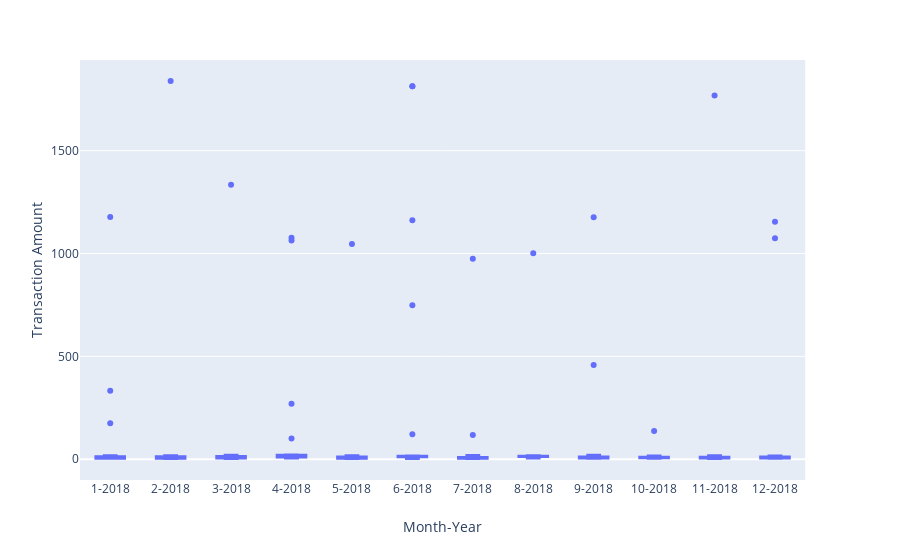

Write notebook code for a chart like this one.
### Markdown cell above
* The CEO of the biggest customer of the firm suspects that someone has used her corporate credit card without authorization in the first quarter of 2018 to pay quite expensive restaurant bills. You are asked to find any anomalous transactions during that period.

    * Using Plotly Express, create a series of six box plots, one for each month, in order to identify how many outliers per month for cardholder ID 25.
    * Do you notice any anomalies? Describe your observations and conclusions.

### Code cell
# Write the SQL query
query_trans_25 = """
SELECT card_holder.id AS "Cardholder ID",
        transactions.id AS "Transaction ID",
        transactions.date AS "Transaction Date",
        CONCAT(EXTRACT(MONTH from transactions.date),'-',EXTRACT(YEAR from transactions.date)) AS "Month-Year",
        transactions.amount AS "Transaction Amount"
FROM card_holder LEFT JOIN credit_card ON card_holder.id = credit_card.cardholder_id
LEFT JOIN transactions ON credit_card.card = transactions.card
WHERE card_holder.id = 18 OR card_holder.id = 25;
"""

# Read the SQL query into a DataFrame
df_trans_25 = pd.read_sql(query_trans_25, engine)

# Plot the df
df_trans_25_boxplot = px.box(df_trans_25, x="Month-Year", y="Transaction Amount")
df_trans_25_boxplot.show()

### Figure 1 — Plotly figure (JSON) as saved in the notebook; plotly's stock layout.template omitted (floating-point values rounded to 4 significant figures; data arrays with more than 128 entries replaced by an {"elided": "..."} marker saying what was removed)
{"data": [{"alignmentgroup": "True", "hoverlabel": {"namelength": 0}, "hovertemplate": "Month-Year=%{x}<br>Transaction Amount=%{y}", "legendgroup": "", "marker": {"color": "#636efa"}, "name": "", "notched": false, "offsetgroup": "", "orientation": "v", "showlegend": false, "type": "box", "x": {"elided": "257 str values"}, "x0": " ", "xaxis": "x", "y": {"elided": "257 float values"}, "y0": " ", "yaxis": "y"}], "layout": {"autosize": true, "boxmode": "group", "legend": {"tracegroupgap": 0}, "margin": {"t": 60}, "xaxis": {"anchor": "y", "autorange": true, "domain": [0, 0.98], "range": [-0.5, 11.5], "title": {"text": "Month-Year"}, "type": "category"}, "yaxis": {"anchor": "x", "autorange": true, "domain": [0, 1], "range": [-101.5, 1941.0], "title": {"text": "Transaction Amount"}, "type": "linear"}}}
